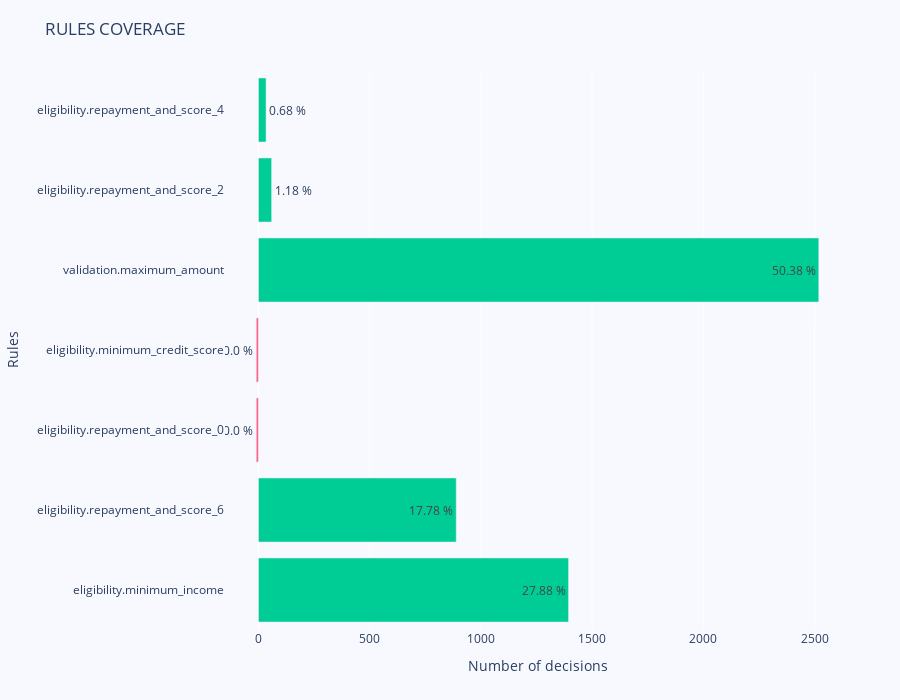

Notebook source saved alongside this figure:
### Markdown cell above
RULES COVERAGE

### Code cell
fig = go.Figure(go.Bar(
            x=[-10 if count==0 else count for count in rules_coverage['Count']],
            y=rules_coverage["Rule"],
            text=[f'------> {item} %' if item==0.00 else f'{item} %' for item in rules_coverage['Percentage']],
            #text=['{:.2f} %'.format(item) for item in rules_coverage['Percentage']], 
            marker_color=[px.colors.qualitative.Plotly[6] if item<=0 else px.colors.qualitative.Plotly[2] for item in rules_coverage['Percentage']],
            #textposition="inside",
            hovertemplate="<b>%{y}</b><br><b>Count:</b> %{x}<br><b>Percentage:</b> %{text}<extra></extra>",
            orientation='h'))

fig.update_xaxes(title_text='Number of decisions')
fig.update_yaxes(title_text='Rules')

fig.update_layout(
    title='RULES COVERAGE',
    legend=dict(x=0.029, y=1.038, font_size=10),
    margin=dict(l=100, r=50, t=70, b=70),
    height=700,
    paper_bgcolor='rgb(248, 248, 255)',
    plot_bgcolor='rgb(248, 248, 255)',
)
fig.show()

### Figure 1 — Plotly figure (JSON) as saved in the notebook; plotly's stock layout.template omitted (floating-point values rounded to 4 significant figures)
{"data": [{"hovertemplate": "<b>%{y}</b><br><b>Count:</b> %{x}<br><b>Percentage:</b> %{text}<extra></extra>", "marker": {"color": ["#00CC96", "#00CC96", "#FF6692", "#FF6692", "#00CC96", "#00CC96", "#00CC96"]}, "orientation": "h", "text": ["27.88 %", "17.78 %", "------> 0.0 %", "------> 0.0 %", "50.38 %", "1.18 %", "0.68 %"], "type": "bar", "x": [1394, 889, -10, -10, 2519, 59, 34], "y": ["eligibility.minimum_income", "eligibility.repayment_and_score_6", "eligibility.repayment_and_score_0", "eligibility.minimum_credit_score", "validation.maximum_amount", "eligibility.repayment_and_score_2", "eligibility.repayment_and_score_4"]}], "layout": {"height": 700, "legend": {"font": {"size": 10}, "x": 0.029, "y": 1.038}, "margin": {"b": 70, "l": 100, "r": 50, "t": 70}, "paper_bgcolor": "rgb(248, 248, 255)", "plot_bgcolor": "rgb(248, 248, 255)", "title": {"text": "RULES COVERAGE"}, "xaxis": {"title": {"text": "Number of decisions"}}, "yaxis": {"title": {"text": "Rules"}}}}
